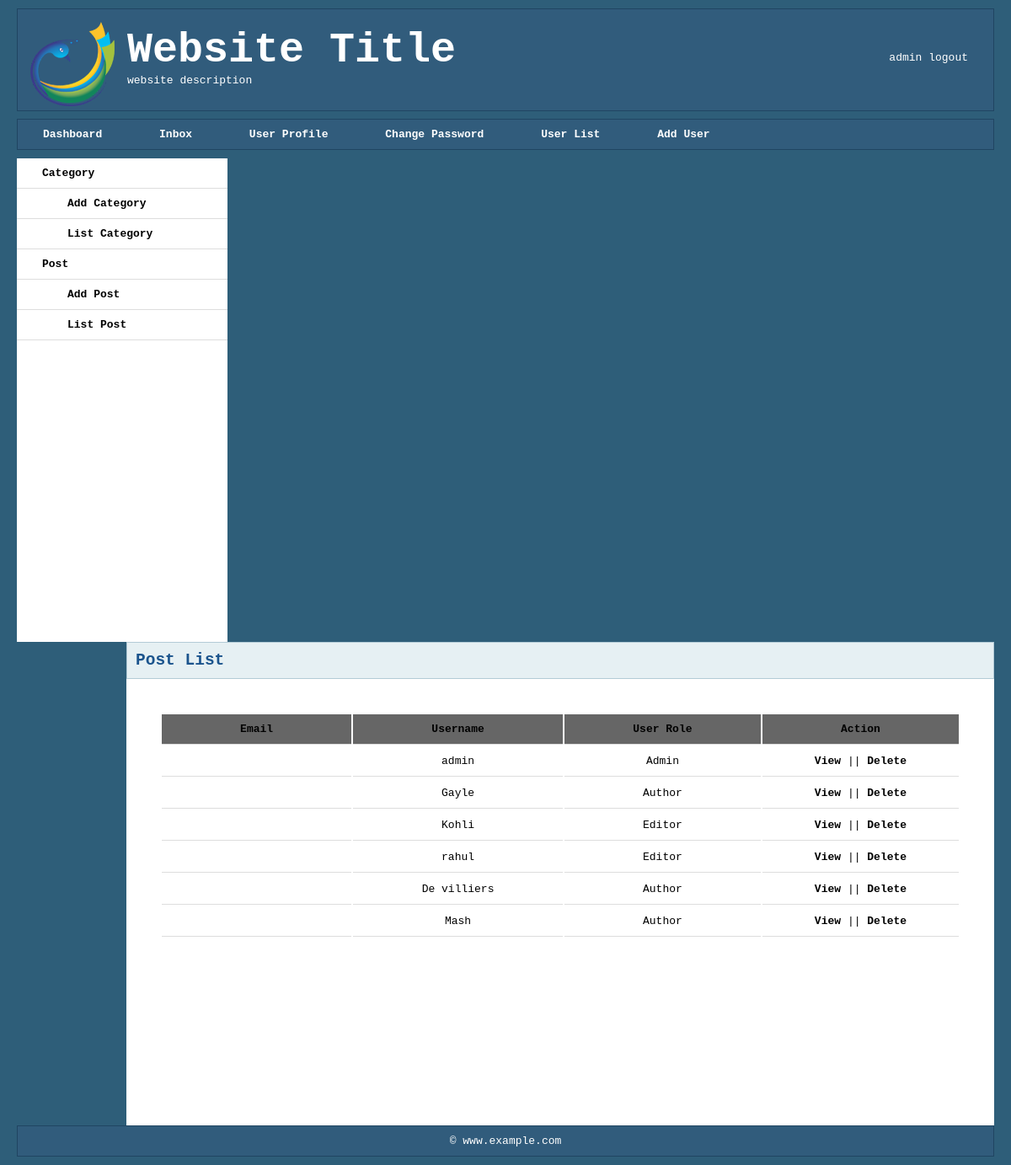
The page /web/src/blog/admin/list-user.php (signed in) on the database its author committed.
### tables this page shows
CREATE TABLE `user_info` (
  `userID` int(11) NOT NULL,
  `name` varchar(255) NOT NULL DEFAULT '',
  `email` varchar(255) DEFAULT '',
  `details` text,
  `username` varchar(32) DEFAULT NULL,
  `password` varchar(32) DEFAULT NULL,
  `role` int(11) NOT NULL
);

### web/src/blog/library/function.php (called while the page is built, shortened)
<?php
function userRole($role){
	if($role == 3){
		return "Editor";
	}
	else if($role == 2){
		return "Author";
	}
	else{
		return "Admin";
	}
}
?>

### web/src/blog/library/session.php (called while the page is built, shortened)
<?php
class Session{
	public static function getSession($sessionName){
		if(isset($_SESSION[$sessionName])){
			return $_SESSION[$sessionName];
		}
		return false;
	}
}
?>

### web/src/blog/admin/list-user.php (the view, shortened to what this page needs)
<?php
include("include/header.php");
include("include/sidebar.php");
?>
        <div class="content">
            <h2>Post List</h2>
<?php
$query = "SELECT * FROM user_info;";
$result = $db->query($query);
?>
            <div class="list">
                <table>
                    <tr>
                        <th>Email</th>
                        <th>Username</th>
                        <th>User Role</th>
                        <th>Action</th>
                    </tr>
<?php
while($value = $result->fetch_assoc()){
                    ?>
                    <tr>
                        <td><?php echo $value['email'];?></td>
                        <td><?php echo substr($value['username'],0,23);?></td>
                        <td><?php echo userRole($value['role']);?></td>
                        <td>
                            <a href="view-profile.php?id=<?php echo $value['userID'];?>">View</a>
<?php
if(Session::getSession('userRole') == 1){
?>                          ||
                            <a onclick="return confirm('Are you sure want to delete this item?');"                              href="list-user.php?id=<?php echo $value['userID'];?>">Delete</a>
<?php
 }
?>
                        </td>
                    </tr>
<?php
}
?>
                </table>
            </div>
        </div>
<?php
include("include/footer.php");
?>

### web/src/blog/admin/css/stylesheet.css (style rules this page uses)
* { margin: 0; padding: 0; outline: 0; }
body { font-family: monospace; background:#2E5E79; padding: 0px 20px; }
.content { height: 574px; width: 1030px; background: #FFF; float: right; }
.content h2 { background: #E6F0F3; color:#1B548D; border: 1px solid #B3CBD6; padding: 10px; }
.list { margin: 40px; }
.list table tr:first-child { background: #666; }
.list table tr th, .list table tr td { width: 2%; padding: 10px; text-align: center; border-bottom: 1px solid #DDD; }
.list table tr td a { text-decoration: none; color: #000; font-weight: bold; }

### rows shown on the page
user_info: username "admin", role "Admin"
user_info: username "Gayle", role "Author"
user_info: username "Kohli", role "Editor"
user_info: username "rahul", role "Editor"
user_info: username "De villiers", role "Author"
user_info: username "Mash", role "Author"

### other values the page prints
Session::getSession('username') "admin"
